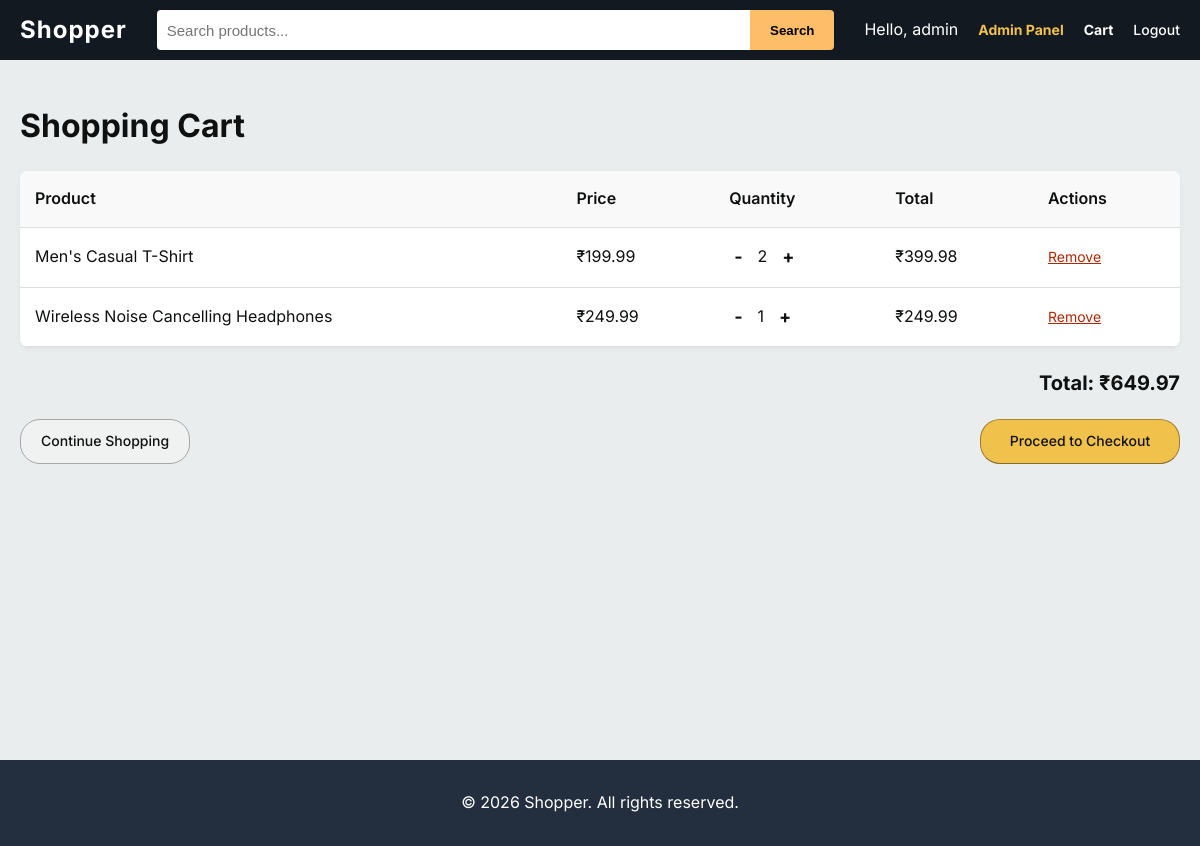
The app's page /cart/ (signed in) with its own data.
### store/models.py (models this page shows, shortened)
class OrderItem(models.Model):
    user = models.ForeignKey(User, on_delete=models.CASCADE)
    ordered = models.BooleanField(default=False)
    product = models.ForeignKey(Product, on_delete=models.CASCADE)
    quantity = models.IntegerField(default=1)
    def get_total_discount_item_price(self):
        return self.quantity * self.product.discount_price
    def get_final_price(self):
        if self.product.discount_price:
            return self.get_total_discount_item_price()
        return self.get_total_item_price()

class Product(models.Model):
    title = models.CharField(max_length=200)
    slug = models.SlugField(unique=True)
    description = models.TextField()
    price = models.DecimalField(max_digits=10, decimal_places=2)
    discount_price = models.DecimalField(max_digits=10, decimal_places=2, blank=True, null=True)
    image = models.ImageField(upload_to='products/', default='products/default.png')
    category = models.ForeignKey(Category, related_name='products', on_delete=models.CASCADE)
    stock = models.IntegerField(default=10)
    is_active = models.BooleanField(default=True)

class Order(models.Model):
    user = models.ForeignKey(User, on_delete=models.CASCADE)
    items = models.ManyToManyField(OrderItem)
    start_date = models.DateTimeField(auto_now_add=True)
    ordered_date = models.DateTimeField(null=True, blank=True)
    ordered = models.BooleanField(default=False)
    shipping_address = models.TextField(blank=True, null=True)
    def get_total(self):
        total = 0
        for order_item in self.items.all():
            total += order_item.get_final_price()
        return total

### store/views.py (the view)
# urls.py: path('cart/', views.cart_summary, name='cart_summary'),
@login_required
def cart_summary(request):
    try:
        order = Order.objects.get(user=request.user, ordered=False)
        context = {
            'order': order
        }
        return render(request, 'store/cart.html', context)
    except Order.DoesNotExist:
        messages.warning(request, "You do not have an active order.")
        return redirect('/')

### templates/store/cart.html (shortened to what this page needs)
{% extends 'base.html' %}
{% block content %}
<div style="padding: 20px 0;">
    <h1>Shopping Cart</h1>
    {% if order.items.count > 0 %}
    <div style="margin-top: 20px;">
        <table class="cart-table">
            <thead>
                <tr>
                    <th>Product</th>
                    <th>Price</th>
                    <th>Quantity</th>
                    <th>Total</th>
                    <th>Actions</th>
                </tr>
            </thead>
            <tbody>
                {% for item in order.items.all %}
                <tr>
                    <td>{{ item.product.title }}</td>
                    <td>
                        {% if item.product.discount_price %}
                            ₹{{ item.product.discount_price }}
                        {% else %}
                            ₹{{ item.product.price }}
                        {% endif %}
                    </td>
                    <td>
                        <div class="cart-actions">
                            <a href="{% url 'remove_from_cart' item.product.slug %}">-</a>
                            {{ item.quantity }}
                            <a href="{% url 'add_to_cart' item.product.slug %}">+</a>
                        </div>
                    </td>
                    <td>₹{{ item.get_final_price }}</td>
                    <td>
                        <a href="{% url 'remove_single_item' item.product.slug %}" style="color: var(--danger-color); font-size: 14px;">Remove</a>
                    </td>
                </tr>
                {% endfor %}
            </tbody>
        </table>
        <div class="cart-total">
            Total: ₹{{ order.get_total }}
        </div>
        <div class="cart-buttons">
            <a href="{% url 'home' %}" class="btn btn-secondary">Continue Shopping</a>
            <a href="{% url 'checkout' %}" class="btn btn-primary" style="width: 200px;">Proceed to Checkout</a>
        </div>
    </div>
    {% else %}
        <p style="margin-top: 20px;">Your cart is empty. <a href="{% url 'home' %}">Continue shopping</a></p>
    {% endif %}
</div>
{% endblock %}

### templates/base.html (shortened to what this page needs)
<!DOCTYPE html>
<html lang="en">
<head>
    {% load static %}
    <link rel="stylesheet" href="{% static 'css/style.css' %}">
</head>
<body>
    <nav class="navbar">
        <div class="nav-container">
            <a href="{% url 'home' %}" class="logo">Shopper</a>
            <div class="search-bar">
                <input type="text" placeholder="Search products...">
                <button type="submit">Search</button>
            </div>
            <div class="nav-links">
                {% if user.is_authenticated %}
                    <span class="welcome-text">Hello, {{ user.username }}</span>
                    {% if user.is_staff %}
                        <a href="{% url 'admin:index' %}" class="btn-link" style="color: var(--accent-color); font-weight: bold;">Admin Panel</a>
                    {% endif %}
                    <a href="{% url 'cart_summary' %}" class="cart-link">
                        Cart
                    </a>
                    <form method="post" action="{% url 'logout' %}" style="display:inline;">
                        <button type="submit" class="btn-link">Logout</button>
                    </form>
                {% else %}
                    <a href="{% url 'login' %}">Login</a>
                    <a href="{% url 'register' %}">Sign Up</a>
                {% endif %}
            </div>
        </div>
    </nav>
    <main class="main-content">
        {% block content %}
        {% endblock content %}
    </main>
    <footer class="footer">
        <div class="footer-content">
            <p>&copy; 2026 Shopper. All rights reserved.</p>
        </div>
    </footer>
</body>
</html>

### static/css/style.css (style rules this page uses)
:root { --primary-color: #232f3e; --secondary-color: #131921; --accent-color: #f0c14b; --accent-hover: #ddb347; --bg-color: #eaeded; --text-color: #0f1111; --light-text: #ffffff; --border-color: #ddd; --success-color: #067d62; --danger-color: #B12704; }
* { margin: 0; padding: 0; box-sizing: border-box; }
body { font-family: 'Inter', sans-serif; background-color: var(--bg-color); color: var(--text-color); line-height: 1.6; }
.navbar { background-color: var(--secondary-color); color: var(--light-text); padding: 10px 20px; position: sticky; top: 0; z-index: 100; }
.nav-container { display: flex; justify-content: space-between; align-items: center; max-width: 1200px; margin: 0 auto; }
.logo { color: var(--light-text); text-decoration: none; font-size: 24px; font-weight: 700; letter-spacing: 1px; }
.search-bar { display: flex; flex: 1; margin: 0 30px; height: 40px; }
.search-bar input { width: 100%; padding: 10px; border: none; border-radius: 4px 0 0 4px; outline: none; font-size: 15px; }
.search-bar button { background-color: #febd69; border: none; padding: 0 20px; border-radius: 0 4px 4px 0; cursor: pointer; font-weight: 600; transition: background-color 0.2s ease; }
.nav-links { display: flex; align-items: center; gap: 20px; }
.nav-links a { color: var(--light-text); text-decoration: none; font-weight: 500; font-size: 14px; }
.btn-link { background: none; border: none; color: var(--light-text); cursor: pointer; font-weight: 500; font-size: 14px; font-family: inherit; }
.cart-link { font-weight: 700 !important; display: flex; align-items: center; gap: 5px; }
.main-content { max-width: 1200px; margin: 20px auto; padding: 0 20px; min-height: 80vh; }
.btn { display: inline-block; padding: 10px 15px; border-radius: 20px; text-align: center; text-decoration: none; font-weight: 500; font-size: 14px; border: 1px solid var(--border-color); cursor: pointer; transition: all 0.2s ease; width: 100%; }
.btn-primary { background-color: var(--accent-color); border-color: #a88734 #9c7e31 #846a29; color: #111; }
.btn-secondary { background-color: #f0f2f2; border-color: #a6a6a6; color: #111; }
.cart-table { width: 100%; border-collapse: collapse; background: white; border-radius: 8px; overflow: hidden; box-shadow: 0 2px 5px rgba(0,0,0,0.05); }
.cart-table th, .cart-table td { padding: 15px; text-align: left; border-bottom: 1px solid var(--border-color); }
.cart-table th { background-color: #f9f9f9; font-weight: 600; }
.cart-table td { vertical-align: middle; }
.cart-actions { display: flex; align-items: center; gap: 10px; }
.cart-actions a { text-decoration: none; color: var(--text-color); font-size: 18px; font-weight: bold; padding: 0 5px; }
.cart-total { text-align: right; font-size: 20px; font-weight: bold; margin-top: 20px; }
.cart-buttons { display: flex; justify-content: space-between; margin-top: 20px; }
.cart-buttons .btn { width: auto; padding: 10px 20px; }
.footer { background-color: var(--primary-color); color: white; text-align: center; padding: 30px 0; margin-top: 40px; }

### records on screen
OrderItem: product "Men's Casual T-Shirt", product.discount_price "199.99", quantity "2", get_final_price "399.98"
OrderItem: product "Wireless Noise Cancelling Headphones", product.discount_price "249.99", quantity "1", get_final_price "249.99"
Order: get_total "649.97"

### other values on screen
{{ user.username }} "admin"
